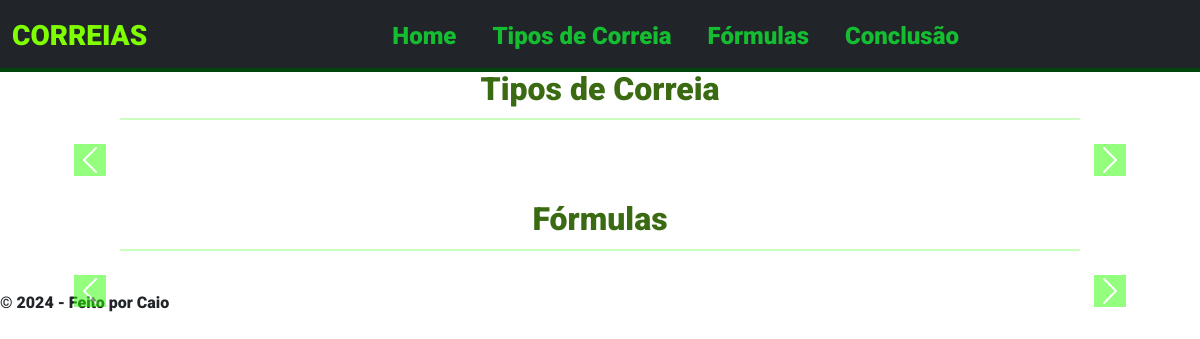
The app's page /, older data.
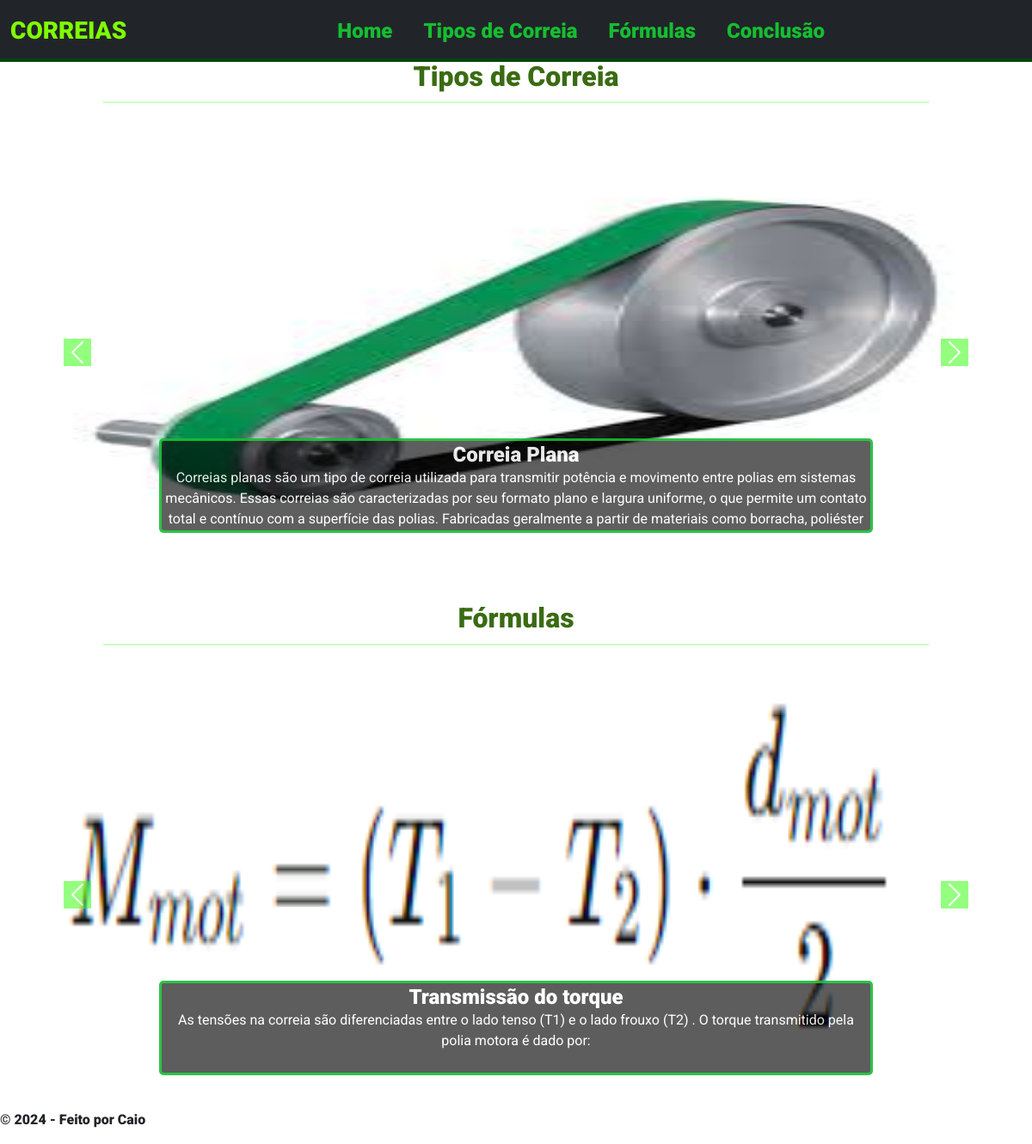
The same page, newer data.
### core/models.py (models this page shows, shortened)
class TipoCorreia(models.Model):
    nome = models.CharField(max_length=100)
    descricao = models.TextField()
    imagem = models.ImageField(upload_to='tipos_correia/')

class Formula(models.Model):
    nome = models.CharField(max_length=100)
    descricao = models.TextField()
    imagem = models.ImageField(upload_to='formulas/')

### core/views.py (the view)
# urls.py: path('', views.home, name='home'),
def home(request):
    tipos_correia = TipoCorreia.objects.all()
    formulas = Formula.objects.all()
    return render(request, 'home.html', {'tipos_correia': tipos_correia, 'formulas': formulas})

### templates/Home.html (shortened to what this page needs)
{% extends '_main.html' %}
{% load static %}
{% block content %}
<div class="content-wrapper">
    <div class="section-title">
        <h2>Tipos de Correia</h2>
        <hr>
    </div>
    <div id="carouselExampleCorreias" class="carousel slide">
        <div class="carousel-inner">
            {% for correia in tipos_correia %}
            <div class="carousel-item {% if forloop.first %}active{% endif %}">
                <img src="{{ correia.imagem.url }}" class="d-block w-100" alt="{{ correia.nome }}">
                <div class="carousel-caption d-none d-md-block">
                    <div class="carousel-caption-text">
                        <h5>{{ correia.nome }}</h5>
                        <p>{{ correia.descricao }}</p>
                    </div>
                </div>
            </div>
            {% endfor %}
        </div>
        <button class="carousel-control-prev" type="button" data-bs-target="#carouselExampleCorreias" data-bs-slide="prev">
            <span class="carousel-control-prev-icon" aria-hidden="true"></span>
        </button>
        <button class="carousel-control-next" type="button" data-bs-target="#carouselExampleCorreias" data-bs-slide="next">
            <span class="carousel-control-next-icon" aria-hidden="true"></span>
        </button>
    </div>
    <div class="section-title">
        <h2>Fórmulas</h2>
        <hr>
    </div>
    <div id="carouselExampleFormulas" class="carousel slide">
        <div class="carousel-inner">
            {% for formula in formulas %}
            <div class="carousel-item {% if forloop.first %}active{% endif %}">
                <img src="{{ formula.imagem.url }}" class="d-block w-100" alt="{{ formula.nome }}">
                <div class="carousel-caption d-none d-md-block">
                    <div class="carousel-caption-text">
                        <h5>{{ formula.nome }}</h5>
                        <p>{{ formula.descricao }}</p>
                    </div>
                </div>
            </div>
            {% endfor %}
        </div>
        <button class="carousel-control-prev" type="button" data-bs-target="#carouselExampleFormulas" data-bs-slide="prev">
            <span class="carousel-control-prev-icon" aria-hidden="true"></span>
        </button>
        <button class="carousel-control-next" type="button" data-bs-target="#carouselExampleFormulas" data-bs-slide="next">
            <span class="carousel-control-next-icon" aria-hidden="true"></span>
        </button>
    </div>
</div>
{% endblock %}

Row changes from the older to the newer data that the page shows:
added TipoCorreia: imagem (picture), nome "Correia Plana", descricao "Correias planas são um tipo de correia utilizada para transmitir potência e movimento entre polias em sistemas mecânicos. Essas correias são caracterizadas por seu formato plano e largura uniforme, o que permite um contato total e contínuo com a superfície das polias. Fabricadas geralmente a partir de materiais como borracha, poliéster…"
added Formula: imagem (picture), nome "Transmissão do torque", descricao "As tensões na correia são diferenciadas entre o lado tenso (T1) e o lado frouxo (T2) . O torque transmitido pela polia motora é dado por:"
